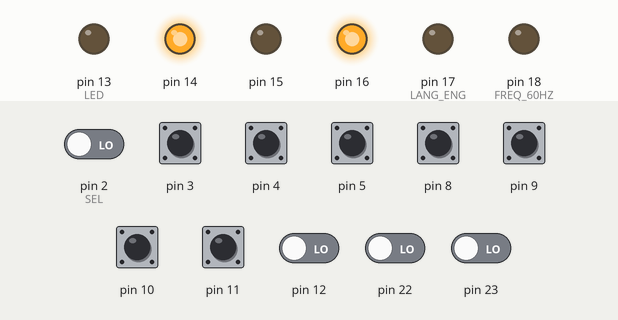
Bench run of a sketch on a simulated Arduino Uno, built with avr-gcc and run on an emulated ATmega328P. Parts: output pins drawn as LEDs (lit = HIGH). Inputs (shaded band) come from the test bench; at power-on: pin 3–5, pin 8–11 HIGH, pin 2 (SEL), pin 12, pin 22, pin 23 LOW. EEPROM starts erased.

Above: at 0.9 s.
1.0 s: pin 3 pulled LOW for 0.15 s
At 1.2 s:
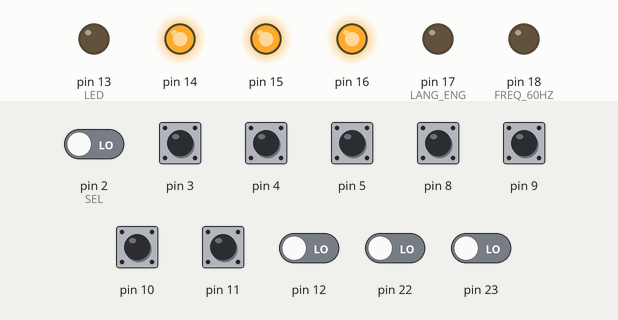
2.7 s: pin 3 pulled LOW for 1 s
At 3.7 s:
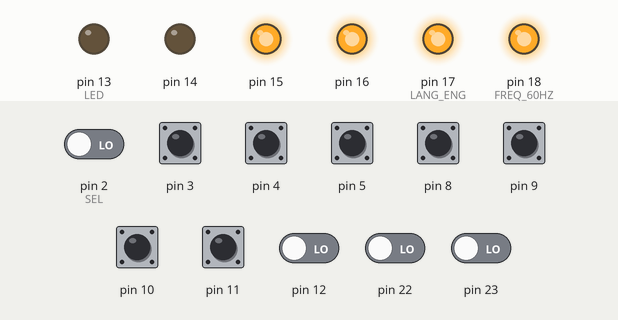
6.7 s: pin 3 pulled LOW for 0.15 s
At 6.9 s:
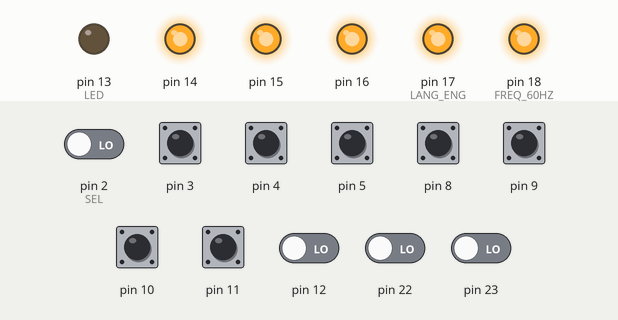
9.8 s: pin 3 pulled LOW for 1 s
At 11.6 s:
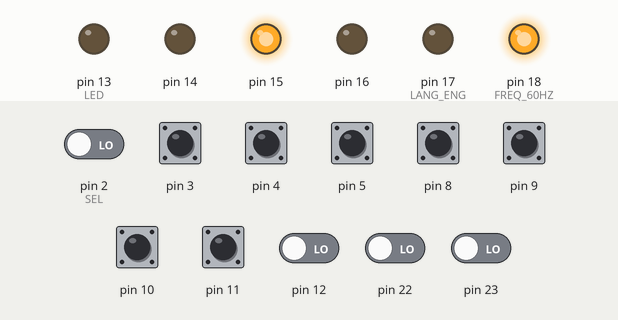
12.3 s: pin 3 pulled LOW for 0.15 s
At 12.5 s:
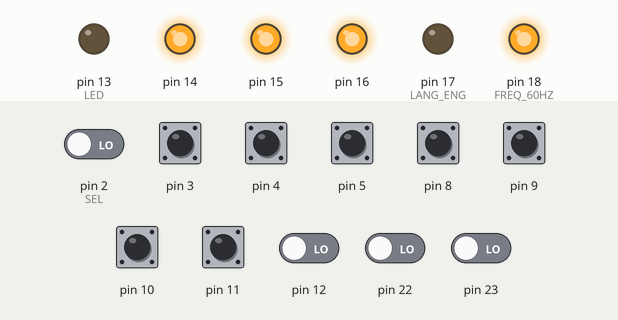
15.4 s: pin 3 pulled LOW for 1 s
At 17.2 s:
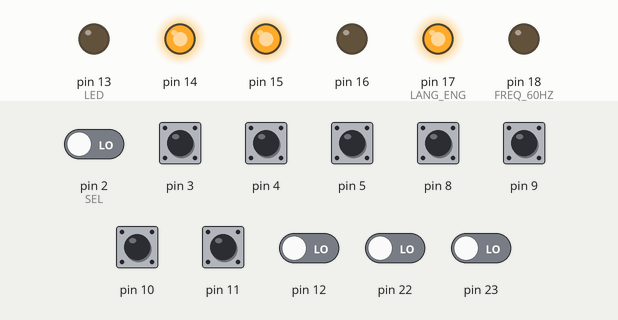
Timing chart, 0 to 23.0 s (numbered marks = the images above; inputs shaded):
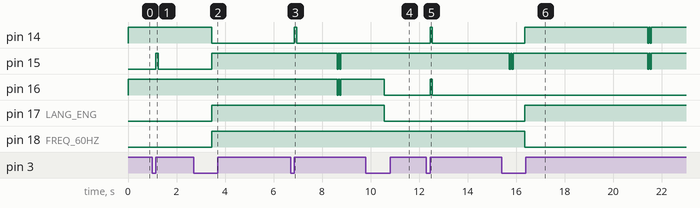

Measured:
- after the input at 1.0 s, pin 15: LOW → HIGH after 0.15 s, → LOW 0.10 s later
- after the input at 2.7 s, pin 14: HIGH → LOW after 0.75 s; pin 15, pin 17 (LANG_ENG), pin 18 (FREQ_60HZ): LOW → HIGH after 0.75 s
- after the input at 6.7 s, pin 14: LOW → HIGH after 0.15 s, → LOW 0.10 s later
- after the input at 9.8 s, pin 16, pin 17 (LANG_ENG): HIGH → LOW after 0.75 s
- after the input at 12.3 s, pin 14, pin 16: LOW → HIGH after 0.15 s, → LOW 0.10 s later
- after the input at 15.4 s, pin 14: goes HIGH 5.1 s, LOW 0.05 s, HIGH 0.05 s, LOW 0.05 s, then HIGH, starting after 0.95 s; pin 17 (LANG_ENG): LOW → HIGH after 0.95 s; pin 18 (FREQ_60HZ): HIGH → LOW after 0.95 s

The sketch:

megadrive-reset-mod.ino
```cpp
// ----------------------------------------------------------------------------
// Megadrive Reset Mod
// ----------------------------------------------------------------------------
extern "C" int main_routine(void);
// ----------------------------------------------------------------------------
void setup(void)
{
  main_routine();
}
// ----------------------------------------------------------------------------
```

main.c
```cpp
// ----------------------------------------------------------------------------
// Megadrive Reset Mod
// ----------------------------------------------------------------------------
/*
 *   Arduino    Megadrive Board
 *       5V  <- Pad Port Pin 5 (VCC, +5V)
 *       GND <- GND
 * (PD2) D2  <- Pad Port Pin 7 (TH, SEL)
 * (PD3) D3  <- Reset Button Pin/Leg (Reset Input)
 * (PD4) D4  <- Pad Port Pin 6 (TL, DAT4)
 * (PD5) D5  <- Pad Port Pin 9 (TR, DAT5)
 * (PD6) D6  -> Reset Button Point on Board (Soft Reset Output)
 * (PD7) D7  -> Cart Slot Pin B2 (#MRES, Hard Reset) [optional]
 * (PB0) D8  <- Pad Port Pin 1 (DAT0)
 * (PB1) D9  <- Pad Port Pin 2 (DAT1)
 * (PB2) D10 <- Pad Port Pin 3 (DAT2)
 * (PB3) D11 <- Pad Port Pin 4 (DAT3)
 * (PB4) D12 -- x
 * (PC0) A0  -> LED Blue  [optional]
 * (PC1) A1  -> LED Green [optional]
 * (PC2) A2  -> LED Red   [optional]
 * (PC3) A3  -> JP1/2 (Language) [and to MultiBIOS Pin 39]
 * (PC4) A4  -> JP3/4 (Video Mode) [and to MultiBIOS Pin 38]
 * (PC5) A5  -- x
 */
// ----------------------------------------------------------------------------
/*
 * START + A + B + C        : Soft Reset
 * START + A + B + C + DOWN : Hard Reset (HARD_RESET_ENABLED must defined)
 *
 * if defined ONLY_LANGUAGE_SWITCH:
 * START + B + LEFT         : Switch to English (Red)
 * START + B + RIGHT        : Switch to Japan (Green)
 *
 * if defined ONLY_FREQUENCY_SWITCH:
 * START + B + UP           : Switch to 60 Hz (Red)
 * START + B + DOWN         : Switch to 50 Hz (Green)
 *
 * else:
 * START + B + LEFT         : Switch to USA region (Blue)
 * START + B + RIGHT        : Switch to Europe region (Red)
 * START + B + UP           : Switch to Japan region (Purple)
 * START + B + DOWN         : Switch to Asia region (Green)
 */
// ----------------------------------------------------------------------------
#include <avr/eeprom.h>
#include <avr/interrupt.h>
#include <avr/io.h>
#include <util/delay.h>
#include <stdint.h>
// ----------------------------------------------------------------------------
/* configuration */
//#define ONLY_LANGUAGE_SWITCH        /* Only Language switch is available */
//#define ONLY_FREQUENCY_SWITCH       /* Only Frequency switch is available */

//#define HARD_RESET_ENABLED

#define USE_BUTTON_DEBOUNCE         /* Use debouncing for button pressing on pad */
#define DEBOUNCE_THRESHOLD    200   /* Debounce threshold time in milliseconds */

#define RGB_LED_ENABLED             /* RGB LED is used */
#define RGB_LED_ANODE               /* RGB LED has common ANODE, else common CATHODE */

#define POLL_BY_MCU_ENABLED         /* If no pad polling, MCU will poll pad itself */
#define POLL_TIMEOUT          5000  /* Timeout when MCU will start pad polling */
#define POLL_PERIOD           100   /* Period between polls by MCU */

#define RESET_LONG_PRESS_TIME 750   /* Reset button long press detection time */
#define MODE_SAVE_DELAY       5000  /* Delay before saving current mode to EEPROM (if changed) */

//#define ATMEGA_CLONE_USED           /* Cloned ATmega uC (eg LGT328P) is used */
// ----------------------------------------------------------------------------
#define delay_us _delay_us
#define delay_ms _delay_ms
// ----------------------------------------------------------------------------
#define cbi(v, b) (v &= ~_BV(b))
#define sbi(v, b) (v |=  _BV(b))
// ----------------------------------------------------------------------------
#define LED_INIT sbi(DDRB,  DDB5)
#define LED_OFF  cbi(PORTB, DDB5)
#define LED_ON   sbi(PORTB, DDB5)
// ----------------------------------------------------------------------------
#if defined(RGB_LED_ENABLED)
#if defined(RGB_LED_ANODE)
#  define B_LED_ON  cbi(PORTC, DDC0)
#  define B_LED_OFF sbi(PORTC, DDC0)
#  define G_LED_ON  cbi(PORTC, DDC1)
#  define G_LED_OFF sbi(PORTC, DDC1)
#  define R_LED_ON  cbi(PORTC, DDC2)
#  define R_LED_OFF sbi(PORTC, DDC2)
#else
#  define B_LED_ON  sbi(PORTC, DDC0)
#  define B_LED_OFF cbi(PORTC, DDC0)
#  define G_LED_ON  sbi(PORTC, DDC1)
#  define G_LED_OFF cbi(PORTC, DDC1)
#  define R_LED_ON  sbi(PORTC, DDC2)
#  define R_LED_OFF cbi(PORTC, DDC2)
#endif
#else
#  define B_LED_ON
#  define B_LED_OFF
#  define G_LED_ON
#  define G_LED_OFF
#  define R_LED_ON
#  define R_LED_OFF
#endif

#if !defined(ONLY_FREQUENCY_SWITCH)
#define LANG_ENG  sbi(PORTC, DDC3)
#define LANG_JAP  cbi(PORTC, DDC3)
#endif

#if !defined(ONLY_LANGUAGE_SWITCH)
#define FREQ_60HZ sbi(PORTC, DDC4)
#define FREQ_50HZ cbi(PORTC, DDC4)
#endif
// ----------------------------------------------------------------------------
#define BTN_MASK 0b00110000
#define DIR_MASK 0b00001111

#define BTN_DATA (PIND & BTN_MASK)
#define DIR_DATA (PINB & DIR_MASK)
#define DATA     (DIR_DATA | BTN_DATA)
/* 0000 0100 */
#define SEL      (PIND & _BV(DDD2))
/* 0000 1000 */
#define RESET    (PIND & _BV(DDD3))
// ----------------------------------------------------------------------------
typedef struct
{
  union
  {
    uint8_t hi;
    struct
    {
      uint8_t up    : 1;
      uint8_t down  : 1;
      uint8_t left  : 1;
      uint8_t right : 1;
      uint8_t b     : 1;
      uint8_t c     : 1;
    };
  };
  union
  {
    uint8_t lo;
    struct
    {
      uint8_t up2   : 1;
      uint8_t down2 : 1;
      uint8_t       : 1;
      uint8_t       : 1;
      uint8_t a     : 1;
      uint8_t start : 1;
    };
  };
} buttons_t;

buttons_t buttons;
#if defined(POLL_BY_MCU_ENABLED)
uint8_t poll_int;
#endif
// ----------------------------------------------------------------------------
enum
{
#if defined(ONLY_LANGUAGE_SWITCH)
  L_ENG,
  L_JAP,

#elif defined(ONLY_FREQUENCY_SWITCH)
  F_60HZ,
  F_50HZ,

#else
  USA,
  JAP,
  EUR,
  ASIA,
#endif

  MODES_COUNT
};
// ----------------------------------------------------------------------------
void set_mode(uint8_t mode)
{
#if defined(ONLY_LANGUAGE_SWITCH)
  if (mode == L_JAP)
  {
    LANG_JAP;
  }
  else
  {
    LANG_ENG;
  }

#elif defined(ONLY_FREQUENCY_SWITCH)
  if (mode == F_50HZ)
  {
    FREQ_50HZ;
  }
  else
  {
    FREQ_60HZ;
  }

#else
  switch (mode)
  {
    case JAP:
      LANG_JAP;
      FREQ_60HZ;
      break;

    case EUR:
      LANG_ENG;
      FREQ_50HZ;
      break;

    case ASIA:
      LANG_JAP;
      FREQ_50HZ;
      break;

    case USA:
    default:
      LANG_ENG;
      FREQ_60HZ;
      break;
  }
#endif
}
// ----------------------------------------------------------------------------
#if defined(RGB_LED_ENABLED)
void update_rgb_led(uint8_t mode)
{
#if defined(ONLY_LANGUAGE_SWITCH)
  if (mode == L_JAP)
  {
    B_LED_OFF;
    G_LED_ON;
    R_LED_OFF;
  }
  else
  {
    B_LED_OFF;
    G_LED_OFF;
    R_LED_ON;
  }

#elif defined(ONLY_FREQUENCY_SWITCH)
  if (mode == F_50HZ)
  {
    B_LED_OFF;
    G_LED_ON;
    R_LED_OFF;
  }
  else
  {
    B_LED_OFF;
    G_LED_OFF;
    R_LED_ON;
  }

#else
  switch (mode)
  {
    case JAP:
      B_LED_ON;
      G_LED_OFF;
      R_LED_ON;
      break;

    case EUR:
      B_LED_OFF;
      G_LED_OFF;
      R_LED_ON;
      break;

    case ASIA:
      B_LED_OFF;
      G_LED_ON;
      R_LED_OFF;
      break;

    case USA:
    default:
      B_LED_ON;
      G_LED_OFF;
      R_LED_OFF;
      break;
  }
#endif
}
#else
#define update_rgb_led(mode)
#endif
// ----------------------------------------------------------------------------
void soft_reset(void)
{
  sbi(DDRD, DDD6);
  delay_ms(100);
  cbi(DDRD, DDD6);
}
// ----------------------------------------------------------------------------
#if defined(HARD_RESET_ENABLED)
void hard_reset(void)
{
  sbi(DDRD, DDD7);
  delay_ms(100);
  cbi(DDRD, DDD7);
}
#endif
// ----------------------------------------------------------------------------


// ----------------------------------------------------------------------------
/*
 *   | SEL | D5 | D4 |    |    |    |    |
 * # | TH  | TR | TL | D3 | D2 | D1 | D0 |
 * --|-----|----|----|----|----|----|----|
 * 1 | hi  | C  | B  | R  | L  | D  | U  |
 * 2 | lo  | S  | A  | 0  | 0  | D  | U  |
 * 3 | hi  | C  | B  | R  | L  | D  | U  |
 * 4 | lo  | S  | A  | 0  | 0  | D  | U  |
 * 5 | hi  | C  | B  | R  | L  | D  | U  |
 * 6 | lo  | S  | A  | 0  | 0  | 0  | 0  |
 * 7 | hi  | C  | B  | M  | X  | Y  | Z  |
 * 8 | lo  | S  | A  | 1  | 1  | 1  | 1  |
 */
// ----------------------------------------------------------------------------
ISR(INT0_vect)
{
  static uint8_t hi = 0;
  static uint8_t nd = 0;

  delay_us(2);

#if defined(ATMEGA_CLONE_USED)
  //asm("nop");
  //asm("nop");
  //asm("nop");
  //asm("nop");
  //asm("nop");
  //asm("nop");
  //asm("nop");
  //asm("nop");
#endif

  uint8_t dat = DATA;

  if (SEL)
  {
    hi = dat;
  }
  else if ( !(dat & 0b00001100) && (dat & 0b00000011) )
  {
    buttons.hi = ~hi;
    buttons.lo = ~dat;
    nd = 0;
  }
  else if (++nd == 8)
  {
    buttons.hi = buttons.lo = 0;
    nd = 0;
  }

#if defined(POLL_BY_MCU_ENABLED)
  poll_int = 1;
#endif
}
// ----------------------------------------------------------------------------


// ----------------------------------------------------------------------------
#if defined(ARDUINO)
int main_routine(void)
#else
int main(void)
#endif
{
  /* no pullup for pin PD6 */
  cbi(PORTD, DDD6);
  /* input mode for pin PD6 */
  cbi(DDRD,  DDD6);

#if defined(HARD_RESET_ENABLED)
  /* no pullup for pin PD7 */
  cbi(PORTD, DDD7);
  /* input mode for pin PD7 */
  cbi(DDRD,  DDD7);
#endif

  /* pullup pins PB0,PB1,PB2,PB3 */
  PORTB |=  (DIR_MASK);
  /* input mode for pins PB0,PB1,PB2,PB3 */
  DDRB  &= ~(DIR_MASK);
  /* pullup pins PD4,PD5 */
  PORTD |=  (BTN_MASK);
  /* intput mode for pins PD4,PD5 */
  DDRD  &= ~(BTN_MASK);

  /* pullup pin PD2 */
  sbi(PORTD, DDD2);
  /* intput mode for pin PD2 */
  cbi(DDRD, DDD2);

  /* pullup pin PD3 */
  sbi(PORTD, DDD3);
  /* intput mode for pin PD3 */
  cbi(DDRD, DDD3);

#if defined(RGB_LED_ENABLED)
  /* output mode for pins PC0,PC1,PC2 */
  DDRC  |=  (_BV(DDC0) | _BV(DDC1) | _BV(DDC2));
#endif

#if !defined(ONLY_FREQUENCY_SWITCH)
  /* output mode for pin PC3 */
  sbi(DDRC, DDC3);
#endif

#if !defined(ONLY_LANGUAGE_SWITCH)
  /* output mode for pin PC4 */
  sbi(DDRC, DDC4);
#endif

  LED_INIT;

  /* loading saved mode */
  uint8_t* mode_store_ptr = (uint8_t*)0;
  uint8_t mode_on_startup = eeprom_read_byte(mode_store_ptr) % MODES_COUNT;

  set_mode(mode_on_startup);

  update_rgb_led(mode_on_startup);

  soft_reset();

  buttons.hi = buttons.lo = 0;
#if defined(POLL_BY_MCU_ENABLED)
  poll_int = 0;
#endif

  /* interrupt for pin PD2 */
  sbi(EICRA, ISC00);
  sbi(EIMSK, INT0);
  /* enable interrupts */
  sei();

  uint8_t  mode_current     = mode_on_startup;
  uint16_t mode_change_time = 0;
  uint8_t  reset_short_down = 0;
  uint16_t reset_hold_time  = 0;

#if defined(USE_BUTTON_DEBOUNCE)
  uint16_t combo_time       = 0;
#endif

#if defined(POLL_BY_MCU_ENABLED)
  uint16_t poll_tmr = POLL_TIMEOUT;
#endif

  uint16_t t = 0;

  while (1)
  {
    // ----------------------------------------------------

#if defined(POLL_BY_MCU_ENABLED)
    /* handling no polling by interrupts */
    if (poll_int)
    {
      poll_int = 0;
      poll_tmr = POLL_TIMEOUT;
    }
    else if (poll_tmr > 0)
    {
      poll_tmr--;
    }
    else
    {
      LED_ON;

      /* output mode for pin D2 */
      sbi(DDRD, DDD2);

      buttons.hi = buttons.lo = 0;

      //for (uint8_t i = 0; i < 4; i++)
      {
        sbi(PORTD, DDD2);
        delay_us(10);

        cbi(PORTD, DDD2);
        delay_us(10);
      }

      /* input mode for pin D2 */
      cbi(DDRD, DDD2);
      delay_us(10);

      poll_int = 0;
      poll_tmr = POLL_PERIOD;

      LED_OFF;
    }
#endif

    // ----------------------------------------------------

    /* handling reset button */
    if (RESET)
    {
      reset_hold_time = 0;

      if (reset_short_down)
      {
        reset_short_down = 0;

        B_LED_OFF;
        G_LED_OFF;
        R_LED_OFF;

        soft_reset();
        buttons.hi = buttons.lo = 0;
#if defined(USE_BUTTON_DEBOUNCE)
        combo_time = 0;
#endif

#if defined(POLL_BY_MCU_ENABLED)
        poll_int = 0;
        poll_tmr = POLL_TIMEOUT;
#endif

        update_rgb_led(mode_current);
      }
    }
    else if (!reset_hold_time)
    {
      reset_hold_time  = t;
      reset_short_down = 1;
    }
    else if ( (t - reset_hold_time) > RESET_LONG_PRESS_TIME )
    {
      mode_current = (mode_current + 1) % MODES_COUNT;

      set_mode(mode_current);

      update_rgb_led(mode_current);

      mode_change_time = t;

      reset_hold_time  = t;
      reset_short_down = 0;
    }

    // ----------------------------------------------------

    /* handling buttons */
    if ( !buttons.start || !buttons.b )
    {
      LED_OFF;

#if defined(USE_BUTTON_DEBOUNCE)
      combo_time = 0;
#endif
    }
    else
    {
      LED_ON;

#if defined(USE_BUTTON_DEBOUNCE)
      if (!combo_time)
      {
        combo_time = t;
      }
      else if ( (t - combo_time) > DEBOUNCE_THRESHOLD )
#endif
      {
        if ( buttons.a && buttons.c )
        {
#if defined(HARD_RESET_ENABLED)
          if (buttons.down)
            hard_reset();
          else
#endif
            soft_reset();

          buttons.hi = buttons.lo = 0;

#if defined(USE_BUTTON_DEBOUNCE)
          combo_time = 0;
#endif

#if defined(POLL_BY_MCU_ENABLED)
          poll_int = 0;
          poll_tmr = POLL_TIMEOUT;
#endif
        }
        else
        {
          uint8_t dir = buttons.hi & DIR_MASK;
          uint8_t mode_new = 0xff;

#if defined(ONLY_LANGUAGE_SWITCH)
          switch (dir)
          {
            /* LEFT */
            case 0b00000100:
              mode_new = L_ENG;
              break;
            /* RIGHT */
            case 0b00001000:
              mode_new = L_JAP;
              break;
          }

#elif defined(ONLY_FREQUENCY_SWITCH)
          switch (dir)
          {
            /* UP */
            case 0b00000001:
              mode_new = F_60HZ;
              break;
            /* DOWN */
            case 0b00000010:
              mode_new = F_50HZ;
              break;
          }

#else
          switch (dir)
          {
            /* UP */
            case 0b00000001:
              mode_new = JAP;
              break;
            /* DOWN */
            case 0b00000010:
              mode_new = ASIA;
              break;
            /* LEFT */
            case 0b00000100:
              mode_new = USA;
              break;
            /* RIGHT */
            case 0b00001000:
              mode_new = EUR;
              break;
          }
#endif

          if (mode_new < MODES_COUNT && mode_current != mode_new)
          {
            set_mode(mode_new);

            update_rgb_led(mode_new);

            mode_current     = mode_new;
            mode_change_time = t;
          }
        }
      }
    }

    // ----------------------------------------------------

    /* saving current mode to eeprom, if needed */
    if (mode_change_time && ((t - mode_change_time) > MODE_SAVE_DELAY))
    {
      if (mode_on_startup != mode_current)
      {
        mode_on_startup = mode_current;
        eeprom_write_byte(mode_store_ptr, mode_current);

#if defined(RGB_LED_ENABLED)
        /* led blinking */
        for (uint8_t i = 0; i < 2; i++)
        {
          delay_ms(50);

          B_LED_ON;
          G_LED_ON;
          R_LED_ON;

          delay_ms(50);

          update_rgb_led(mode_current);
        }
#endif
      }

      mode_change_time = 0;
    }

    // ----------------------------------------------------

    t++;
    delay_ms(1);
  }

  return 0;
}
// ----------------------------------------------------------------------------
```
